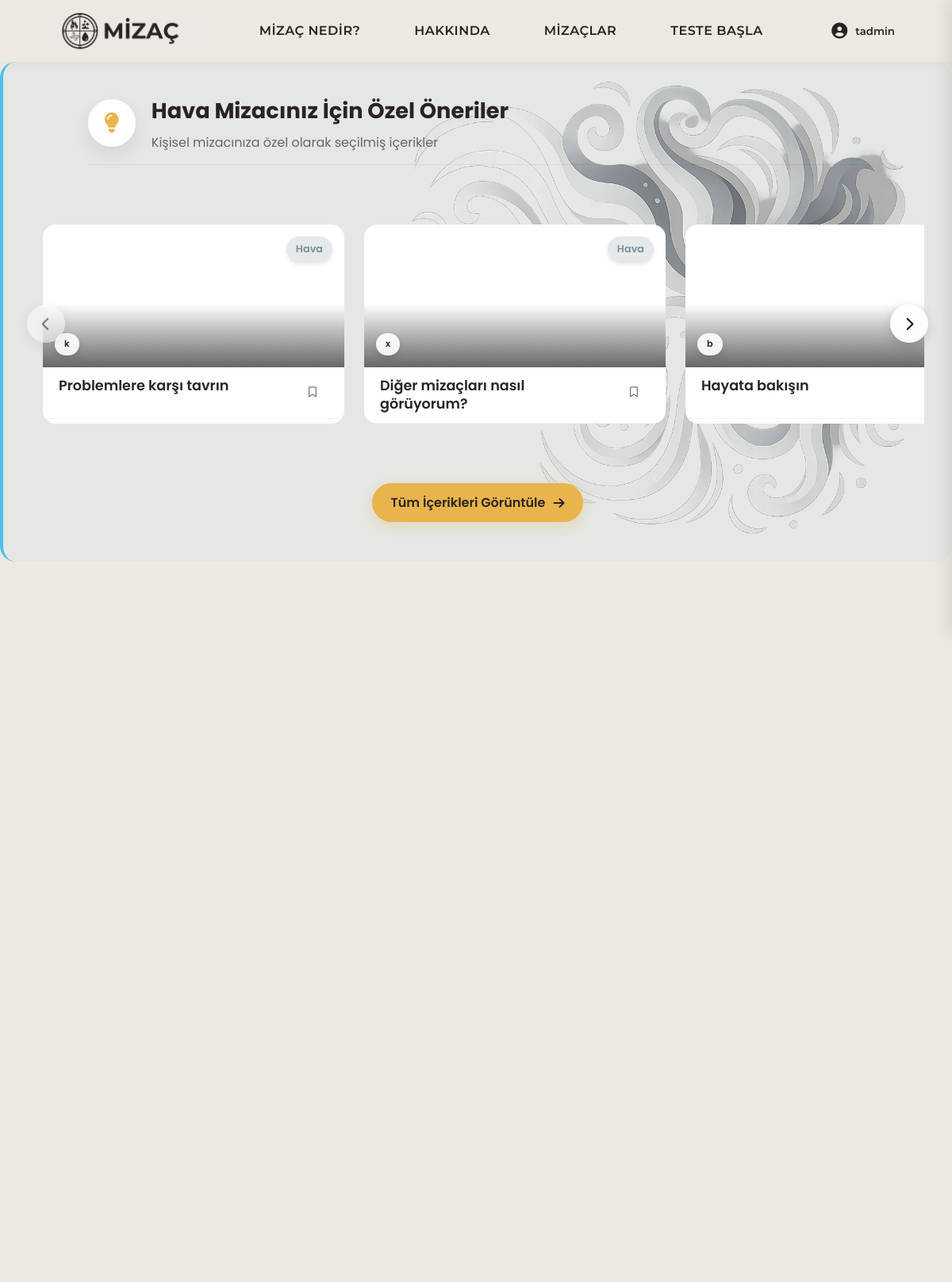
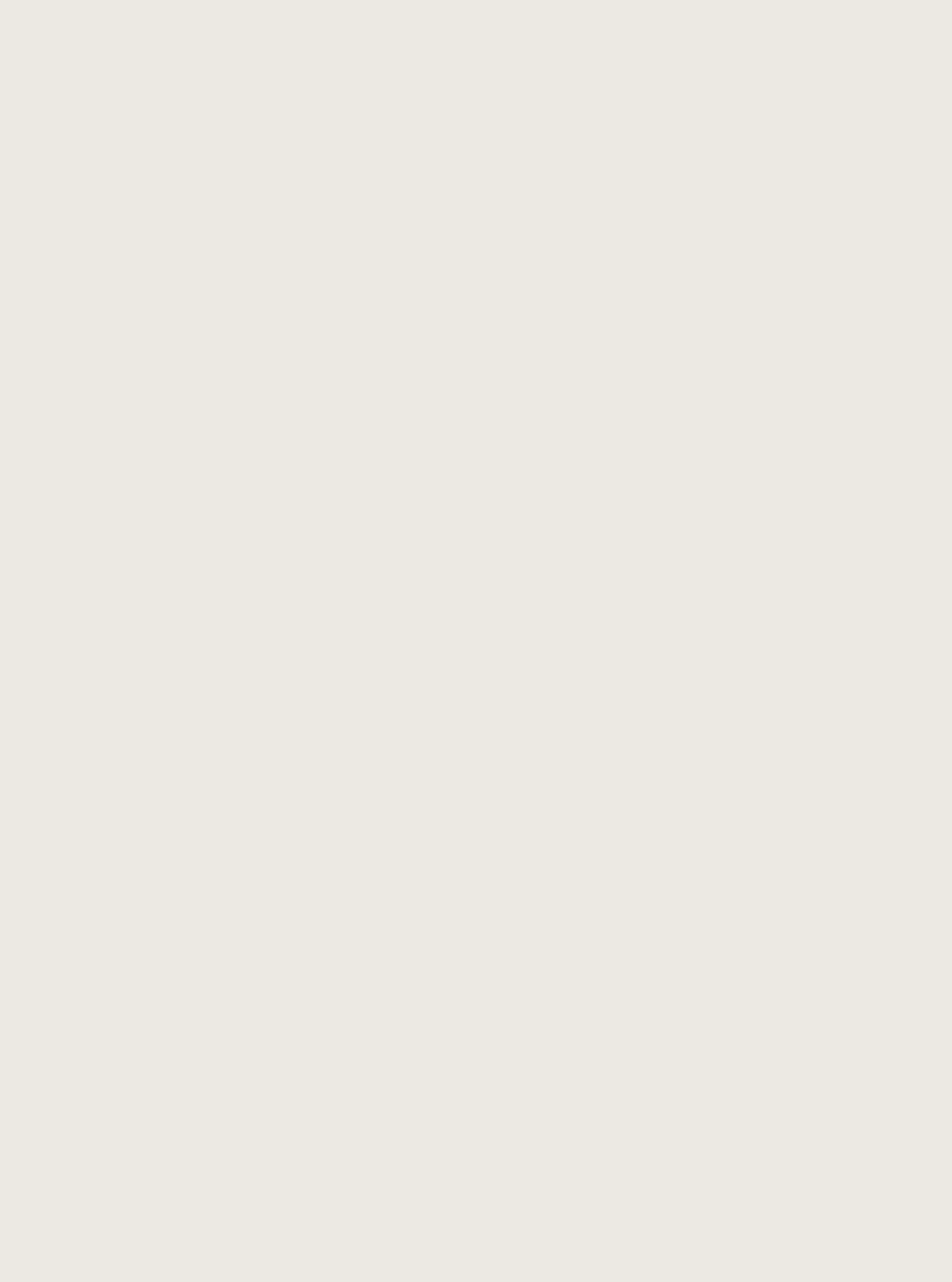
The app's page / (signed in, upper part) with its own data (2 pictures, top to bottom).
### testing_algorithm/models.py (models this page shows)
class ElementType(models.Model):
    name = models.CharField(max_length=50)
    description = models.TextField()
    characteristics = models.TextField()
    is_warm = models.BooleanField(default=False)  # Sıcak/Soğuk
    is_moist = models.BooleanField(default=False)  # Nemli/Kuru
    def __str__(self):
        return self.name

### profiles/models.py (models this page shows, shortened)
class RecommendedContent(models.Model):
    ELEMENT_CHOICES = [
        ('Ateş', 'Ateş'),
        ('Hava', 'Hava'),
        ('Su', 'Su'),
        ('Toprak', 'Toprak'),
    ]
    title = models.CharField(max_length=200, verbose_name="Başlık")
    short_description = models.TextField(verbose_name="Kısa Açıklama")
    content = models.TextField(verbose_name="İçerik")
    image = models.ImageField(
        upload_to='content_images/',
        blank=True,
        null=True,
        verbose_name="Görsel",
        help_text="PNG, JPG veya WebP formatında yükleyebilirsiniz. Otomatik olarak WebP'ye dönüştürülecek ve optimize edilecek."
    )
    category = models.ForeignKey(ContentCategory, on_delete=models.CASCADE, related_name="contents", verbose_name="Kategori")
    related_element_name = models.CharField(
        max_length=50,
        verbose_name="İlgili Mizaç Elementi",
        choices=ELEMENT_CHOICES,
        help_text="Ateş, Hava, Su veya Toprak değerlerinden birini seçin"
    )
    is_active = models.BooleanField(default=True, verbose_name="Aktif mi?")
    show_on_temperament_page = models.BooleanField(
        default=False,
        verbose_name="Mizaç Sayfasında Göster",
        help_text="Bu içerik ilgili mizaç detay sayfasında (örn: air_more.html) özel öneriler bölümünde gösterilsin mi? Her mizaç için en fazla 3 adet seçmeniz önerilir."
    )
    created_at = models.DateTimeField(auto_now_add=True, verbose_name="Oluşturulma Tarihi")
    updated_at = models.DateTimeField(auto_now=True, verbose_name="Güncellenme Tarihi")
    order = models.PositiveIntegerField(default=0, verbose_name="Sıralama")
    class Meta:
        verbose_name = "Önerilen İçerik"
        verbose_name_plural = "Önerilen İçerikler"
        ordering = ['order', '-created_at']

class ContentCategory(models.Model):
    name = models.CharField(max_length=100, verbose_name="Kategori Adı")
    description = models.TextField(blank=True, null=True, verbose_name="Açıklama")
    class Meta:
        verbose_name = "İçerik Kategorisi"
        verbose_name_plural = "İçerik Kategorileri"

### main/views.py (the view, shortened to what this page needs)
# urls.py: path('', views.index, name='index'),
def index(request):
    context = {}
    if request.user.is_authenticated:
        test_result = TestResult.objects.filter(user=request.user).order_by('-date_taken').first()
        if test_result:
            dominant_element_name = test_result.dominant_element  # String olarak al
            user_suggestions = RecommendedContent.objects.filter(
                related_element_name=dominant_element_name,  # String kullan
                is_active=True
            ).annotate(
                like_count=Count('user_interactions', filter=Q(user_interactions__liked=True))
            ).order_by('order', '-created_at')
            user_interactions = UserContentInteraction.objects.filter(user=request.user)
            interactions_dict = {interaction.content_id: interaction for interaction in user_interactions}
            for content in user_suggestions:
                if content.id in interactions_dict:
                    interaction = interactions_dict[content.id]
                    content.is_liked = interaction.liked
                    content.is_saved = interaction.saved
                    content.is_viewed = interaction.viewed
            context = {
                'user_element': {
                    'name': dominant_element_name,      # Template: {{ user_element.name }}
                    'contents': user_suggestions,       # Template: {{ user_element.contents }}
                },
                'has_test_result': True
            }
            print(f"DEBUG - Element: {dominant_element_name}")
            print(f"DEBUG - İçerik sayısı: {user_suggestions.count()}")
        else:
            context = {
                'has_test_result': False
            }
    else:
        context = {
            'has_test_result': False
        }
    return render(request, 'main/index.html', context)

### templates/main/index.html (shortened to what this page needs)
{% extends 'base.html' %}
{% load static %}
{% block extra_css %}
<link rel="stylesheet" href="{% static 'css/index.css' %}">
{% if has_test_result %}
<link rel="stylesheet" href="{% static 'css/temperaments.css' %}">
<link rel="stylesheet" href="{% static 'css/profiles.css' %}">
{% endif %}
{% endblock %}
{% block content %}
{% if has_test_result %}
<div class="premium-content-section element-section {{ user_element.name|lower }}">
  <div class="premium-content-background">
    <div class="premium-content-container">
      <div class="container">
        <div class="premium-section-title">
          <i class="fas fa-lightbulb"></i>
          <div class="section-title-content">
            <h2>{{ user_element.name }} Mizacınız İçin Özel Öneriler</h2>
            <p>Kişisel mizacınıza özel olarak seçilmiş içerikler</p>
          </div>
        </div>
      </div>
      <div class="content-slider-wrapper">
        {% if user_element.contents %}
          <div class="content-slider-container">
            <button class="slider-nav-button prev-button glass-effect"
                    id="prevSlideButton"
                    type="button"
                    aria-label="Önceki içerikler">
              <i class="fas fa-chevron-left" aria-hidden="true"></i>
            </button>
            <button class="slider-nav-button next-button glass-effect"
                    id="nextSlideButton"
                    type="button"
                    aria-label="Sonraki içerikler">
              <i class="fas fa-chevron-right" aria-hidden="true"></i>
            </button>
            <div class="content-slider improved-slider"
                 id="contentSlider"
                 role="region"
                 aria-label="{{ user_element.name }} mizacı için önerilen içerikler">
              {% for content in user_element.contents %}
                <div class="slider-card premium-card"
                     data-content-id="{{ content.id }}"
                     data-category="{{ content.category.id }}"
                     role="article"
                     aria-label="{{ content.title }}">
                  <div class="premium-card-inner">
                    {% if content.image %}
                      <div class="premium-card-image"
                           style="background-image: url('{{ content.image.url }}')"
                           role="img"
                           aria-label="{{ content.title }} görseli">
                        <div class="content-element {{ user_element.name|lower }}">{{ user_element.name }}</div>
                        <div class="content-category">{{ content.category.name }}</div>
                      </div>
                    {% endif %}
                    <div class="content-header">
                      <h3 class="content-title">{{ content.title }}</h3>
                      <button class="save-button-header {% if content.is_saved %}saved{% endif %}"
                              data-content-id="{{ content.id }}"
                              type="button"
                              title="{% if content.is_saved %}Kaydedildi{% else %}Kaydet{% endif %}"
                              aria-label="{% if content.is_saved %}İçerik kaydedildi{% else %}İçeriği kaydet{% endif %}">
                        <i class="{% if content.is_saved %}fas{% else %}far{% endif %} fa-bookmark" aria-hidden="true"></i>
                      </button>
                    </div>
                  </div>
                </div>
              {% endfor %}
            </div>
          </div>
        {% endif %}
      </div>
      <div class="container">
        <div class="suggestions-more">
          <a href="{% url 'my_suggestions' %}#kesfedin" class="more-link">
            Tüm İçerikleri Görüntüle <i class="fas fa-arrow-right"></i>
          </a>
        </div>
      </div>
    </div>
  </div>
</div>
{% endif %}
{% endblock %}

### templates/base.html (shortened to what this page needs)
{% load static %}
<!DOCTYPE html>
<html lang="tr">
<head>
    {% load static %}
    <link rel="stylesheet" href="{% static 'css/base.css' %}">
    {% block extra_css %}{% endblock %}
    <link href="https://cdnjs.cloudflare.com/ajax/libs/font-awesome/6.4.0/css/all.min.css" rel="stylesheet">
</head>
<body>
    <div class="page-container">
        <header class="nav-container">
            <div class="header-content">
                <a href="{% url 'index' %}" class="logo">
                    <img src="{% static 'images/logo.webp' %}" alt="MİZAÇ" class="logo-img">
                </a>
                <nav class="nav-links">
                    <a href="{% url 'temperament' %}" class="nav-item">MİZAÇ NEDİR?</a>
                    <a href="{% url 'about' %}" class="nav-item">HAKKINDA</a>
                    <a href="{% url 'temperaments' %}" class="nav-item">MİZAÇLAR</a>
                    <a href="{% url 'test_list' %}" class="nav-item">TESTE BAŞLA</a>
                </nav>
                {% if user.is_authenticated %}
                <div class="profile-container">
                    <button class="profile-button">
                        <i class="fas fa-user-circle"></i>
                        <span class="username-display">{{ user.username }}</span>
                    </button>
                </div>
                {% else %}
                    <a href="{% url 'login' %}" class="login-button"><i class="fas fa-sign-in-alt"></i> GİRİŞ YAP</a>
                {% endif %}
            </div>
        </header>
        <main>
            {% block content %}{% endblock %}
        </main>
    </div>
</body>
</html>

### static/css/base.css (style rules this page uses)
*, *:before, *:after, *:focus, *:active, *:hover { outline: none !important; -webkit-tap-highlight-color: transparent !important; -webkit-touch-callout: none !important; }
* { -webkit-tap-highlight-color: rgba(0,0,0,0) !important; -webkit-tap-highlight-color: transparent !important; -webkit-focus-ring-color: transparent !important; -webkit-appearance: none !important; -moz-appearance: none !important; appearance: none !important; }
button, input[type="button"], input[type="submit"], input[type="reset"], a, .btn, .button, [role="button"] { outline: none !important; border: none !important; -webkit-tap-highlight-color: transparent !important; -webkit-touch-callout: none !important; -webkit-appearance: none !important; -moz-appearance: none !important; appearance: none !important; }
a, a:link, a:visited, a:hover, a:active, a:focus { outline: none !important; text-decoration: none !important; -webkit-tap-highlight-color: transparent !important; -webkit-touch-callout: none !important; }
html { scrollbar-width: none !important; }
body { overscroll-behavior: none !important; overscroll-behavior-y: none !important; }
html, body { -webkit-overflow-scrolling: touch !important; overflow-scrolling: touch !important; }
img, a, button, [role="button"] { -webkit-touch-callout: none !important; pointer-events: auto !important; }
img, svg, canvas { -webkit-user-drag: none !important; -khtml-user-drag: none !important; -moz-user-drag: none !important; -o-user-drag: none !important; user-drag: none !important; }
button, a, input, textarea, select, [role="button"], [onclick], .btn, .clickable { pointer-events: auto !important; }
*::placeholder { color: inherit !important; opacity: 1 !important; }
* { margin: 0; padding: 0; box-sizing: border-box; }
:root { --primary-color: #292321; --secondary-color: #ece9e3; --accent-color: #e9b44c; --text-color: #292321; --light-text: #fafafa; --dark-bg: #1a1a1a; --border-radius: 16px; --card-radius: 20px; --box-shadow: 0 10px 30px rgba(0, 0, 0, 0.07); --card-shadow: 0 15px 35px rgba(0, 0, 0, 0.08); --transition: all 0.3s cubic-bezier(0.25, 0.8, 0.25, 1); }
body { font-family: 'Poppins', sans-serif; background-color: var(--secondary-color); color: var(--text-color); max-width: 100vw; overflow-x: hidden; line-height: 1.6; }
html, body { height: 100%; }
.page-container { display: flex; flex-direction: column; min-height: 100vh; }
.container { width: 90%; max-width: 1200px; margin: 0 auto; padding: 20px; }
.nav-container { display: flex; justify-content: space-between; align-items: center; padding: 15px 5%; background-color: #ece9e3; backdrop-filter: blur(10px); box-shadow: 0 2px 15px rgba(0, 0, 0, 0.04); position: sticky; top: 0; z-index: 1000; transition: var(--transition); }
.header-content { display: flex; justify-content: space-between; align-items: center; width: 100%; }
.logo { display: flex; align-items: center; }
.logo-img { height: 48px; width: auto; border-radius: 10px; transition: var(--transition); }
.nav-links { display: flex; gap: 36px; }
.nav-item, .login-button { font-family: 'Montserrat', sans-serif; font-weight: 600; text-decoration: none; color: var(--primary-color); padding: 8px 16px; transition: var(--transition); position: relative; letter-spacing: 0.5px; }
.nav-item::after, .login-button::after { content: ''; position: absolute; width: 0; height: 2px; bottom: 0; left: 50%; background-color: var(--accent-color); transition: var(--transition); transform: translateX(-50%); }
.profile-container { position: relative; }
.profile-button { display: flex; align-items: center; gap: 10px; background: none; border: 2px solid transparent; border-radius: var(--border-radius); cursor: pointer; padding: 8px 12px; transition: var(--transition); color: var(--primary-color); }
.profile-button i { font-size: 20px; color: var(--primary-color); }
.username-display { font-weight: 600; color: var(--primary-color); font-family: 'Montserrat', sans-serif; }
.hava { background-color: rgba(79, 193, 233, 0.05); border-left: 4px solid #4fc1e9; }

### records on screen
ElementType: name "Hava"
RecommendedContent: category.name "k", title "Problemlere karşı tavrın"
RecommendedContent: category.name "x", title "Diğer mizaçları nasıl görüyorum?"
RecommendedContent: category.name "b", title "Hayata bakışın"

### other values on screen
{{ user.username }} "tadmin"
